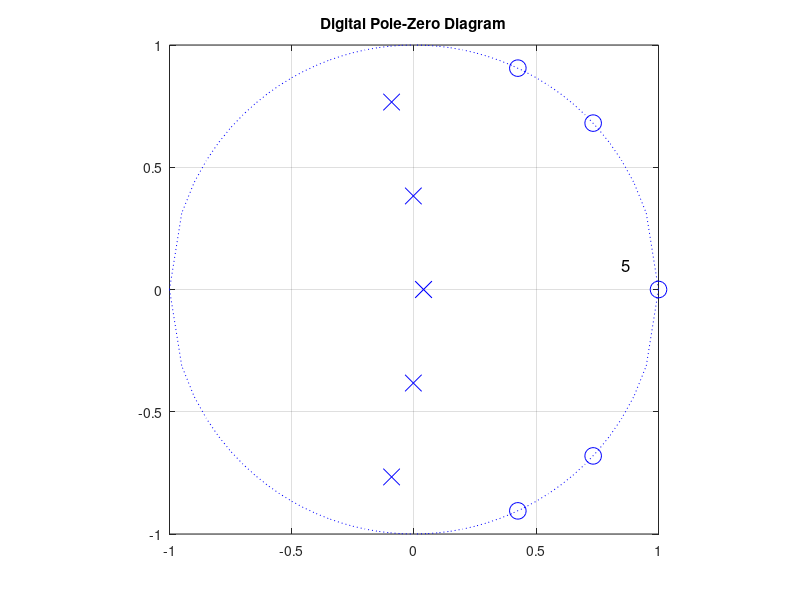
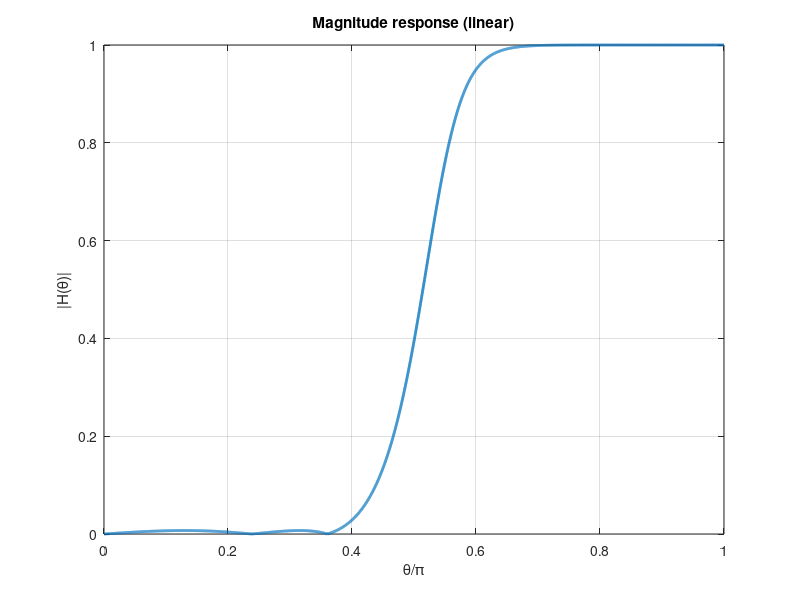
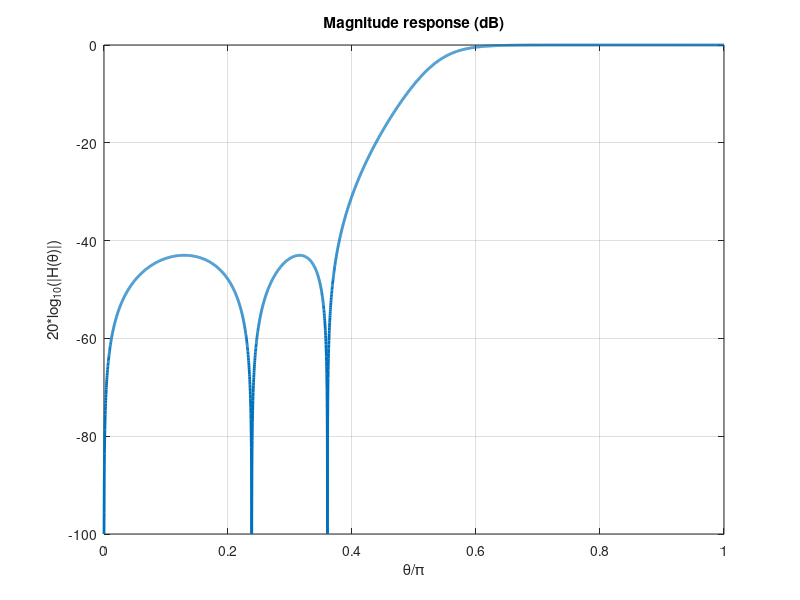
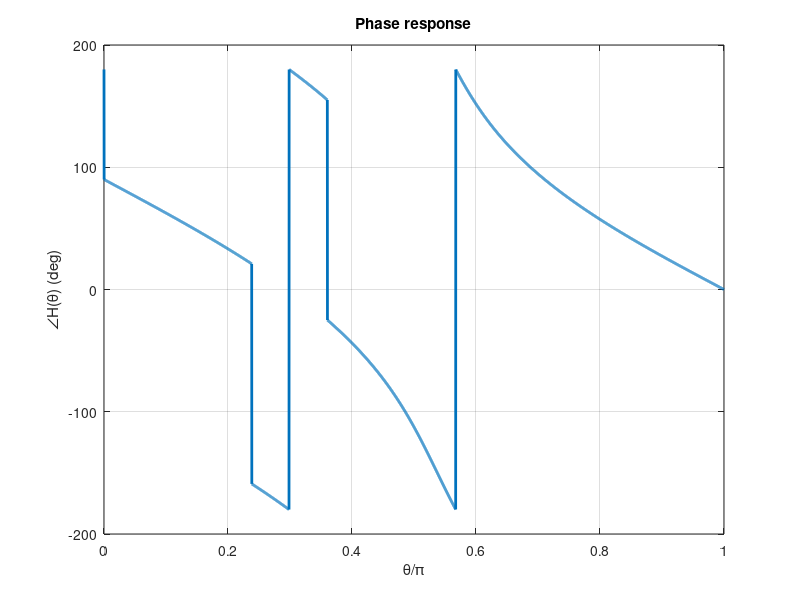

The MATLAB script that drew these images, in order:
clear all;format compact;format long;clc;
%close all;
Ap=1;As=43;
fp=2500;fs=1500;fsampling=8000;
excess='pass';

%f (Hz) to theta (rad)
thetap=2*pi*fp/fsampling
thetas=2*pi*fs/fsampling

%Prewarp (theta to w (rad/s))
wp=2*fsampling*tan(thetap/2)
ws=2*fsampling*tan(thetas/2)

%Backward Transformation
Wp=1
Ws=wp/ws

%Order n
n=acosh(sqrt((10^(0.1*As)-1)/(10^(0.1*Ap)-1)))/acosh(Ws)
n=ceil(n)

%Recalculation of Ap and As
Ap1=Ap;
As1=As;
if excess == lower('pass')
    Ap1=10*log10(1+(10^(0.1*As1)-1)/cosh(n*acosh(Ws))^2);
    epsilon1=1/sqrt(10^(0.1*As1)-1)    ;
else
    As1=10*log10(1+(10^(0.1*Ap1)-1)*cosh(n*acosh(Ws))^2);
end   
Ap1
As1
ep1=1/sqrt(10^(0.1*As1)-1)
%Normalized lowpass poles and zeros
%Parameter a
a=(1/n)*asinh(sqrt(10^(0.1*As1)-1)) 
k=0:ceil((n-3)/2);
Sa=-1./(sinh(a)*sin(pi*(2*k+1)/(2*n))+j*cosh(a)*cos(pi*(2*k+1)/(2*n)));
Sa=[Sa,conj(Sa)];
Sa=cplxpair(Sa);
Sb=reshape(Sa,[2,ceil((n-1)/2)]);
S=Sa;
if rem(n,2)==1 S=[-1/sinh(a),Sa]; end
S
k1=0:floor((n-2)/2);
SZa=j./cos(pi*(2*k1+1)/2/n);
SZa=[SZa,conj(SZa)];
SZa=cplxpair(SZa);
SZb=reshape(SZa,[2,ceil((n-1)/2)]);
SZ=SZa;
if rem(n,2)==1 SZ=[inf,SZa]; end
SZ

%Frequency transformation  
wo=ws;
s=ws./S
sz=ws./SZ

%Digital poles and zeros
pa=(2*fsampling+s)./(2*fsampling-s);
za=(2*fsampling+sz)./(2*fsampling-sz);
pa=cplxpair(pa);
za=cplxpair(za);
if rem(n,2)==1 p=[pa,0];z=[za,0]; else p=pa;z=za; end
p
z
p1=reshape(p,[2,floor((n+1)/2)])
z1=reshape(z,[2,floor((n+1)/2)])
DenSOS=[ones(1,floor((n+1)/2));-sum(p1);prod(p1)]
NumSOS=[ones(1,floor((n+1)/2));-sum(z1);prod(z1)]

%b0
b0=abs([1 -1 1]*DenSOS)./abs([1 -1 1]*NumSOS)
if rem(n,2)==0
    b0=10^(-0.05*Ap1/(n/2))*b0;
end
b0
Den=poly(p);
Num=poly(z);
singleb0=prod(b0)
%Plots
x=-1:0.05:1;
ty=sqrt(1-x.^2);
figure(1);
plot(x,ty,':b',x,-ty,':b');
hold on;
plot(real(pa),imag(pa),'bx','MarkerSize',12);hold on;
plot(real(za),imag(za),'bo','MarkerSize',12);grid on;
axis([-1,1,-1,1]);axis square;
nstr=num2str(n);
text(0.85,0.1,nstr,'FontSize',12);
title('Digital Pole-Zero Diagram');hold off;
M=5000;
theta=0:pi/M:pi;
Q=exp(-j*[0:2]'*theta);
H=singleb0*Num*exp(-j*[0:length(Num)-1]'*theta) ...
./(Den*exp(-j*[0:length(Den)-1]'*theta));
figure(2);plot(theta/pi,abs(H),'LineWidth',2);grid on;
xlabel('\theta/\pi');ylabel('|H(\theta)|');
title('Magnitude response (linear)');
Mag=20*log10(abs(H));
Th=-100;
Mag=(Mag >= Th).*Mag + Th*(Mag < Th);
figure(3);plot(theta/pi,Mag,'LineWidth',2);grid on;
xlabel('\theta/\pi');ylabel('20*log_1_0(|H(\theta)|)');
title('Magnitude response (dB)');
figure(4);plot(theta/pi,angle(H)*180/pi,'LineWidth',2);grid on;
xlabel('\theta/\pi');ylabel('\angleH(\theta) (deg)');
title('Phase response');
H0=abs(H(1));
H1=abs(H(length(H)));
thetao=2*atan(wo/(2*fsampling));
thetac=[thetap,thetas,thetao];
Qc=exp(-j*[0:2]'*thetac);
Hc=singleb0*Num*exp(-j*[0:length(Num)-1]'*thetac) ...
./(Den*exp(-j*[0:length(Den)-1]'*thetac));
Hc=20*log10(abs(Hc));
Ap1
As1